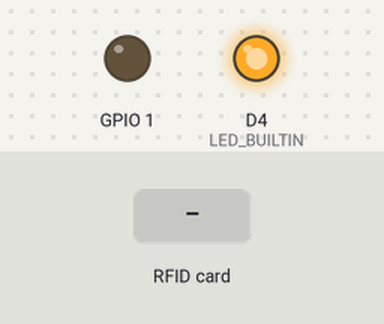
Bench run of a sketch on a simulated ESP8266 (NodeMCU). On the bench: output pins drawn as LEDs (lit = HIGH, except the on-board LED, lit = LOW). Inputs (shaded band) come from the test bench. WiFi joins after 1.5 s; servers stay silent unless stated; uploads are accepted with an empty reply; what the sketch prints to the serial monitor is not drawn.

Above: at 2.6 s.
At 6.7 s:
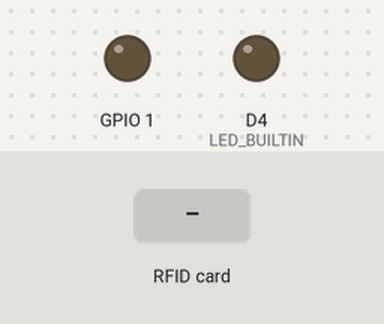
6.8 s: RFID card 5E 7A 19 C4 held to the reader
Timing chart, 0 to 9.8 s (numbered marks = the images above; inputs shaded):
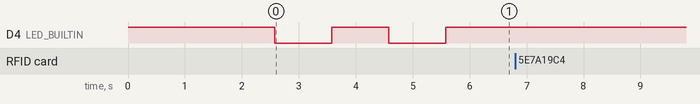

Measured:
- after the input at 6.8 s, every drawn part: stays the same

The sketch:

main.ino
```cpp
#include <ESP8266WiFi.h>

// ################################### Connect to wifi ###########################################################################

const char* ssid = "Movistar_75820536";
const char* password = "paguenwifiratas";

int WiFiCon() {
    // Check if we have a WiFi connection, if we don't, connect.
  int xCnt = 0;

  if (WiFi.status() != WL_CONNECTED){

        Serial.println();
        Serial.println();
        Serial.print("Connecting to ");
        Serial.println(ssid);

        WiFi.mode(WIFI_STA);

        WiFi.begin(ssid, password);

        while (WiFi.status() != WL_CONNECTED  && xCnt < 50) {
          delay(500);
          Serial.print(".");
          xCnt ++;
        }

        if (WiFi.status() != WL_CONNECTED){
          Serial.println("WiFiCon=0");
          manageResponse(-3);
          return 0; //never connected
        } else {
          Serial.println("WiFiCon=1");
          Serial.println("");
          Serial.println("WiFi connected");
          Serial.println("IP address: ");
          Serial.println(WiFi.localIP());
          return 1; //1 is initial connection
        }

  } else {
//    Serial.println("WiFiCon=2");
    return 2; //2 is already connected

  }
}

// ################################### Read RFID TAG ###########################################################################

#include <SPI.h>
#include <MFRC522.h>
#define SS_PIN D2
#define RST_PIN D1

MFRC522 mfrc522(SS_PIN, RST_PIN); // Instance of the class

void leer(){
  if ( mfrc522.PICC_IsNewCardPresent())
    {
        if ( mfrc522.PICC_ReadCardSerial())
        {
           Serial.print("Tag UID: ");
           String tag = "";
           for (byte i = 0; i < mfrc522.uid.size; i++) {
                  //tag += mfrc522.uid.uidByte[i] < 0x10 ? " 0" : "-";
                  tag += String(mfrc522.uid.uidByte[i], HEX);
                  //Serial.print(mfrc522.uid.uidByte[i] < 0x10 ? " 0" : "-");
                  //Serial.print(mfrc522.uid.uidByte[i], HEX);
            }
            delay(250);
            Serial.println(tag);
            postData(tag);
            Serial.println();
            mfrc522.PICC_HaltA();
        }
}
}


// ################################### Send data by Get ###########################################################################

//IP or name of address root: ie: google.com
//NOT google.com/nothing/after/the/dotcom.html
const char* hostGet = "controlaccesoufps.000webhostapp.com";


void postData(String rfid) {

   WiFiClient clientGet;
   const int httpGetPort = 80;

   //the path and file to send the data to:
   String urlGet = "/ControlAccesoUFPS/collector.php";


  // We now create and add parameters:
  String entrada = "TE000";

  urlGet += "?rfid=" + rfid + "&entrada=" + entrada;

      Serial.print(">>> Connecting to host: ");
      Serial.println(hostGet);
      delay(1000);
       if (!clientGet.connect(hostGet, httpGetPort)) {
        Serial.print("Connection failed: ");
        Serial.println(hostGet);
        manageResponse(-2);
      } else {
          clientGet.println("GET " + urlGet + " HTTP/1.1");
          clientGet.print("Host: ");
          clientGet.println(hostGet);
          clientGet.println("User-Agent: ESP8266/1.0");
          clientGet.println("Connection: close\r\n\r\n");

          unsigned long timeoutP = millis();
          while (clientGet.available() == 0) {
            if (millis() - timeoutP > 10000) {
              Serial.print(">>> Client Timeout: ");
              Serial.println(hostGet);
              clientGet.stop();
              return;
            }
          }

          //just checks the 1st line of the server response. Could be expanded if needed.
          Serial.println("Response:");
          while(clientGet.available()){
            String retLine = clientGet.readStringUntil('\n');
            int i = retLine.lastIndexOf("respuesta");
            if(i>-1){
              int rta= retLine.substring(i+9).toInt();
              Serial.println(rta);
              manageResponse(rta);
              break;
            }
          }
      } //end client connection if else

      Serial.print(">>> Closing host: ");
      Serial.println(hostGet);

      clientGet.stop();

}

// ################################### Managing response ########################################################################

#define LED_BUILTIN 2
//Aparentemente el high y el low están al revés, se supone que si r>0 ? HIGH : LOW pero está funcionando al revés. Voy a cambiarlos.
void manageResponse(int r){

int READY = 2;
int AUTHORIZED = 1;
int UNAUTHORIZED = 0;
int SERVER_EXCEPTION = -1;
int SERVER_CONNECTION_FAILED = -2;
int WIFI_CONNECTION_FAILED = -3;

  if(r == READY){
    for(byte i = 0; i < 2; i++){
      delay(1000);
      digitalWrite(LED_BUILTIN, LOW);
      delay(1000);
      digitalWrite(LED_BUILTIN, HIGH);
    }
  }else if(r == AUTHORIZED){

    digitalWrite(LED_BUILTIN, LOW);
    delay(1000);
    digitalWrite(LED_BUILTIN, HIGH);

  digitalWrite(1, HIGH);
  delay(3000);
  digitalWrite(1, LOW);

  }else if (r == UNAUTHORIZED){

    digitalWrite(LED_BUILTIN, HIGH); //Lo sé, es redundante, pero shhhhh

  }else if (r == SERVER_EXCEPTION){
    for(byte i = 0; i < 3; i++){
      digitalWrite(LED_BUILTIN, LOW);
      delay(500);
      digitalWrite(LED_BUILTIN, HIGH);
    }
  }
  else if (r == SERVER_CONNECTION_FAILED){
    for(byte i = 0; i < 5; i++){
      delay(200);
      digitalWrite(LED_BUILTIN, LOW);
      delay(200);
      digitalWrite(LED_BUILTIN, HIGH);
    }
  }
  else if (r == WIFI_CONNECTION_FAILED){
    for(byte i = 0; i < 10; i++){
      delay(100);
      digitalWrite(LED_BUILTIN, LOW);
      delay(100);
      digitalWrite(LED_BUILTIN, HIGH);
    }
  }
}


// ################################### Setup and loop ###########################################################################

void setup() {

   pinMode(LED_BUILTIN, OUTPUT);
   pinMode(1, OUTPUT);
   digitalWrite(LED_BUILTIN, HIGH);

  Serial.begin(9600);
  WiFiCon();

  SPI.begin();       // Init SPI bus
   mfrc522.PCD_Init(); // Init MFRC522
   delay(25);
   Serial.println("RFID reading UID");
   manageResponse(2);
}

void loop() {

  if (WiFiCon() > 0) {
    leer();
  }
//Serial.println("Loop");
  delay(5000);
}
```
